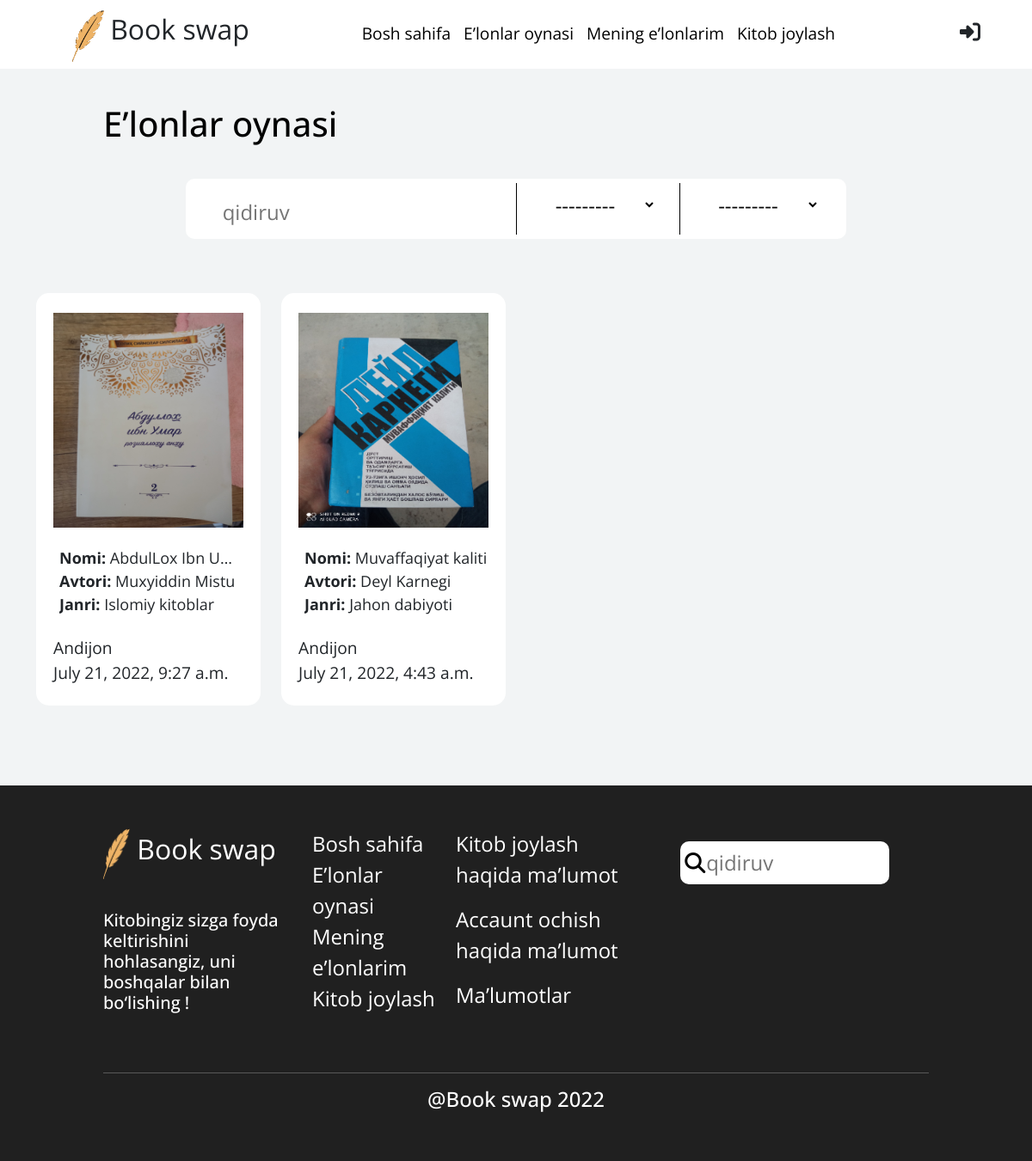
The app's page /book-list/, older data.
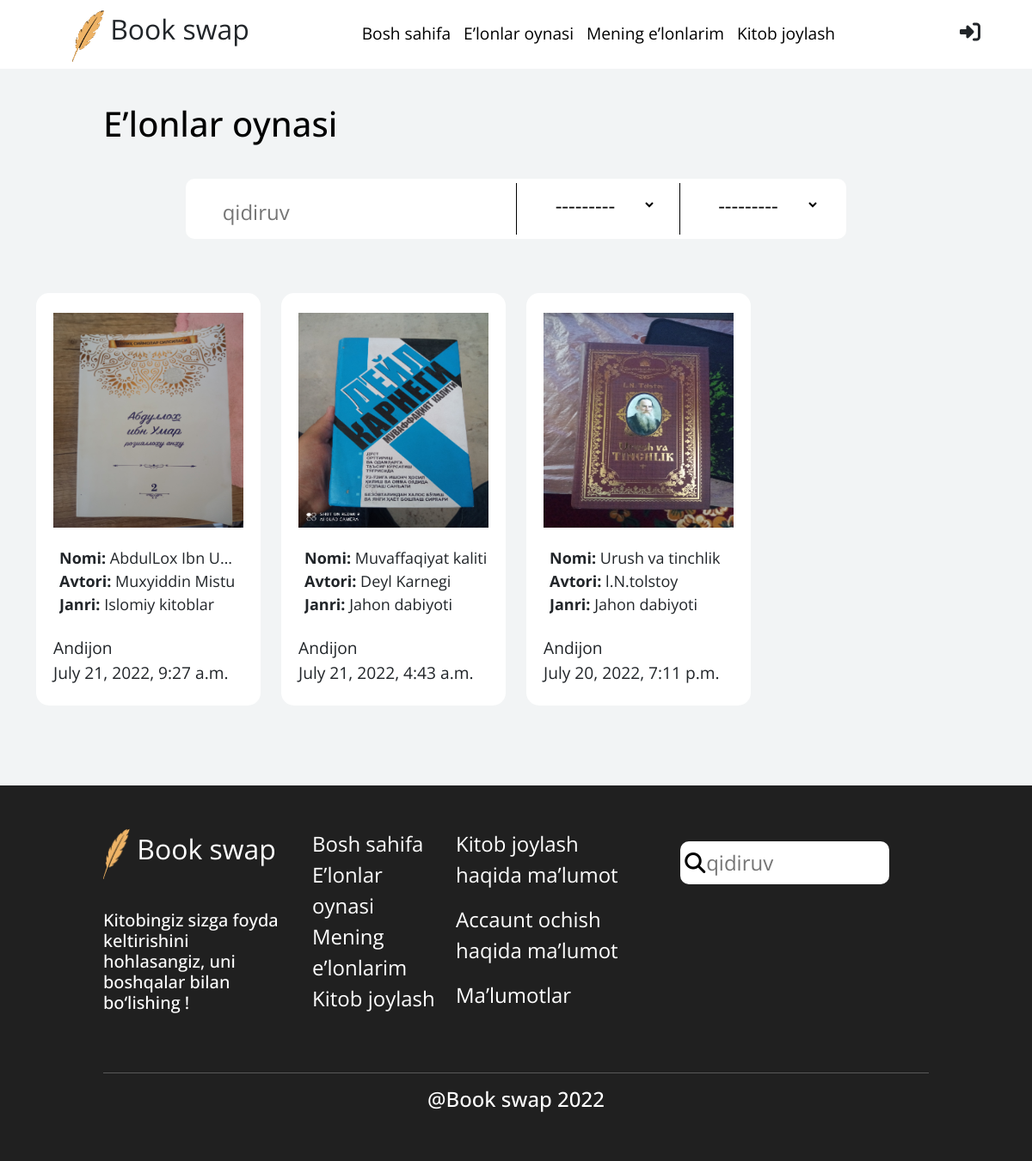
The same page, newer data.
### main/models.py (models this page shows, shortened)
class Book(models.Model):
    ADDRESS = (
		('Andijon', 'Andijon'),
		('Namangan', 'Namangan'),
		('Samarqand', 'Samarqand'),
		('Tashkent', 'Tashkent'),
		('Jizzax', 'Jizzax'),
		('Surxondaryo', 'Surxondaryo'),
		('Navoiy', 'Navoiy'),
		('Xorazm', 'Xorazm'),
		('Qashqadaryo', 'Qashqadaryo'),
		('Buxoro', 'Buxoro'),
		('Sirdaryo', 'Sirdaryo'),
		('Fargona', 'Fargona'),
	)
    author = models.ForeignKey(User, on_delete=models.CASCADE, related_name="books", default=None, null=True)
    slug = models.SlugField("Slug", max_length=256, blank=True, unique=True)
    title = models.CharField("Title", max_length=256)
    author_pen = models.CharField("Book Author", max_length=100)
    location = models.CharField('loacation', max_length=256,  choices=ADDRESS)
    genre = models.ForeignKey(Genre, on_delete=models.CASCADE, related_name="books", default=None, null=True)
    description = models.TextField("Description", max_length=200)
    image = models.ImageField("Image", upload_to="book_images")
    created_at = models.DateTimeField("Created time", auto_now_add=True)
    likes_count = models.PositiveIntegerField("Likes", default=0)
    is_checked = models.BooleanField()
    is_ban = models.BooleanField()
    class Meta:
        ordering = ['-id']
        db_table = "book"
        unique_together = ["slug"]
        verbose_name = "book"
        verbose_name_plural = "books"

class Genre(models.Model):
    title = models.CharField("Title", max_length=256)
    slug = models.SlugField("Slug", max_length=256, blank=True)
    def __str__(self):
        return f"{self.title}"
    class Meta:
        db_table = "genre"
        verbose_name = "genre"
        verbose_name_plural = "genres"

### account/models.py (models this page shows, shortened)
class User(AbstractUser):
	GENDER = (
		('Ayol', 'Ayol'),
		('Erkak', 'Erkak'),
	)
	ADDRESS = (
		('Andijon', 'Andijon'),
		('Namangan', 'Namangan'),
		('Samarqand', 'Samarqand'),
		('Tashkent', 'Tashkent'),
		('Jizzax', 'Jizzax'),
		('Surxondaryo', 'Surxondaryo'),
		('Navoiy', 'Navoiy'),
		('Xorazm', 'Xorazm'),
		('Qashqadaryo', 'Qashqadaryo'),
		('Buxoro', 'Buxoro'),
		('Sirdaryo', 'Sirdaryo'),
		('Fargona', 'Fargona'),
	)
	name = models.CharField("Name", max_length=256)
	surname = models.CharField("Surname", max_length=256)
	username = models.CharField("Username", max_length=256, unique=True, null=True)
	age = models.PositiveIntegerField("Age", null=True)
	phone = models.CharField("Phone", max_length=18)
	avatar = models.ImageField("Image", upload_to="user-images/", null=True, blank=True, default='default.png')
	gender = models.CharField("Gender", max_length=128, choices=GENDER)
	address = models.CharField("Address", max_length=128, choices=ADDRESS)
	created_at = models.DateTimeField("Created at", auto_now_add=True)
	updated_at = models.DateTimeField("Updated_at", auto_now=True)
	USERNAME_FIELD = "username"
	first_name = None
	last_name = None
	class Meta:
		db_table = "user"
		verbose_name = "user"
		verbose_name_plural = "users"

### main/views.py (the view, shortened to what this page needs)
# urls.py: path('book-list/', views.BooksView, name="book-list"),
def BooksView(request):
    form = StockSearchForm(request.POST or None)
    queryset = Book.objects.select_related('genre', 'author').filter(is_checked = True).all()
    paginator = Paginator(queryset, 12)
    page_number = request.GET.get('page')
    page_obj = paginator.get_page(page_number)
    context = {
        "form": form,
        "object_list": page_obj,
    }
    return render(request, "advert/book_list.html", context)

### main/forms.py
class StockSearchForm(forms.ModelForm):
    query = forms.CharField()
    query.widget.attrs.update({'placeholder': 'qidiruv',})
    class Meta:
        model = Book
        fields = ['genre','location']

### templates/advert/book_list.html (shortened to what this page needs)
{% extends "advert/base.html" %}
{% load static %}
{% block content %}
<header>
  <h1>E’lonlar oynasi</h1>
  <form method="post" id="header-search-desktop-span" onchange="submit()">
    <div class="search">
      <div class="big-input">
        <i class="fa-light fa-search"></i>
        {{form.query}}
      </div>
      <div class="selection-group">
        <div class="select-input">
          <i class="fal fa-location-dot"></i>
          {{form.location}}
        </div>
        <div class="select-input">
          <i class="fal fa-book-open"></i>
          {{form.genre}}
        </div>
      </div>
    </div>
  </form>
</header>
<div class="container">
  <div class="advert-section mt-5">
    <div class="row">
      {% for book in object_list %}
      <div class="col-6 col-sm-6 col-md-4 col-lg-3">
        <a href="{% url 'main:detail' book.slug %}" class="text-dark" style="text-decoration: none;">
          <div class="advert-box">
            <img src="{{book.image.url}}" alt="">
            <ul>
              <li>
                <strong>Nomi:</strong>
                <span>{{book.title}}</span>
              </li>
              <li>
                <strong>Avtori:</strong>
                <span>{{book.author_pen}}</span>
              </li>
              <li>
                <strong>Janri:</strong>
                <span>{{book.genre}}</span>
              </li>
            </ul>
            <span class="about-box">{{book.author.address}} <br> {{book.created_at}}</span>
          </div>
        </a>
      </div>
      {% empty %}
      <h1 class="m-5">Hech narsa topilmadi</h1>
      {% endfor %}
    </div>
  </div>
  <div class="paginator ">
    <ul>
    </ul>
  </div>
</div>
{% endblock %}

Row changes from the older to the newer data that the page shows:
added Book: image (picture), title "Urush va tinchlik", author_pen "l.N.tolstoy", genre "Jahon dabiyoti", author.address "Andijon", created_at "July 20, 2022, 7:11 p.m."
